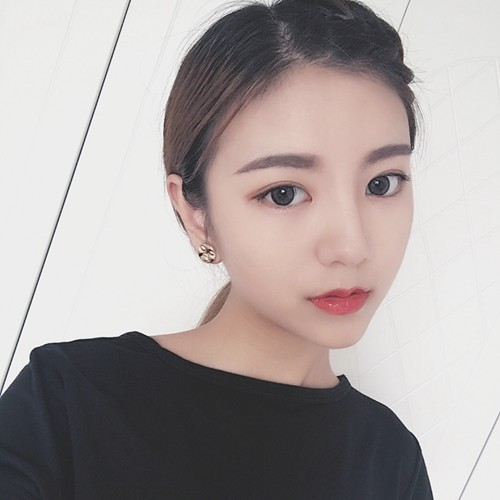
#> input picture cv/imgs/face2.jpg, 500 x 500 px
$ python lbp_facedet.py
#> lines starting #> are read from the running program, lines starting #| are printed output that depends on the picture; after the words box and inside, x2 and y2 are one past the last pixel; in counts of white or black regions, pixels touching at a corner belong together
#coding:utf-8
import cv2 as cv

# 读取原始图像
img= cv.imread('imgs/face2.jpg')
#> img is the input picture: shape (500, 500, 3); mean B, G, R 160.8, 161.7, 169.6
#face_detect = cv2.CascadeClassifier('haarcascade_frontalface_default.xml')

face_detect = cv.CascadeClassifier("lbpcascade_frontalface_improved.xml")
# 检测人脸
# 灰度处理
gray = cv.cvtColor(img, code=cv.COLOR_BGR2GRAY)
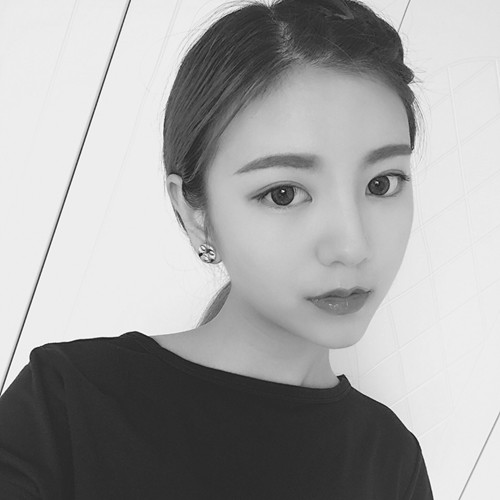
#> gray: shape (500, 500); min 19, max 255, mean 164

# 检查人脸 按照1.1倍放到 周围最小像素为5
face_zone = face_detect.detectMultiScale(gray, scaleFactor = 2, minNeighbors = 2) # maxSize = (55,55)
#> face_zone = [[250, 144, 180, 180]]
print ('识别人脸的信息：\n',face_zone)
#| 识别人脸的信息：
#|  [[250 144 180 180]]

# 绘制矩形和圆形检测人脸
for x, y, w, h in face_zone:
    # 绘制矩形人脸区域
    cv.rectangle(img, pt1 = (x, y), pt2 = (x+w, y+h), color = [0,0,255], thickness=2)
    # 绘制圆形人脸区域 radius表示半径
    cv.circle(img, center = (x + w//2, y + h//2), radius = w//2, color = [0,255,0], thickness = 2)
#> this loop made 1 pass
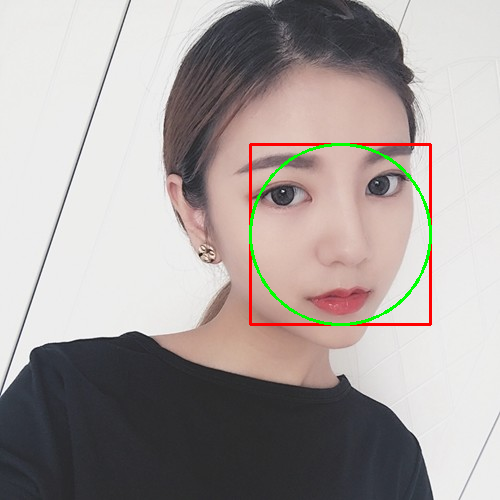
#> img: shape (500, 500, 3); 1.38% of pixels changed, all inside (x1, y1, x2, y2) = (249, 143, 432, 326)

# 设置图片可以手动调节大小
cv.namedWindow("Easmount-CSDN", 0)

# 显示图片
cv.imshow("Easmount-CSDN", img)

# 等待显示 设置任意键退出程序
cv.waitKey(0)
cv.destroyAllWindows()

$ run again, with cv/imgs/face1.jpg copied over cv/imgs/face2.jpg
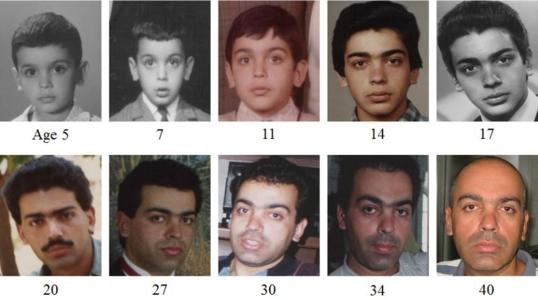
#> input picture cv/imgs/face1.jpg, 538 x 300 px
#> img is the input picture: shape (300, 538, 3); mean B, G, R 125.8, 130.6, 143
#> `gray = cv.cvtColor(img, code=cv.COLOR_BGR2GRAY)`:
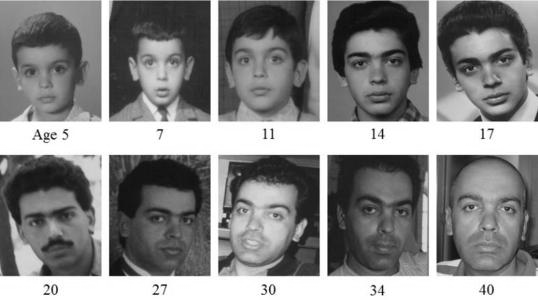
#> gray: shape (300, 538); min 0, max 255, mean 133.8
#> face_zone = [[139, 50, 45, 45], [238, 48, 45, 45], [22, 60, 45, 45]]
#| 识别人脸的信息：
#|  [[139  50  45  45]
#|  [238  48  45  45]
#|  [ 22  60  45  45]]
#> the loop `for x, y, w, h in face_zone:` made 3 passes
#> (x, y) on passes 1 to 3: (139, 50), (238, 48), (22, 60)
#> after the loop `for x, y, w, h in face_zone:`:
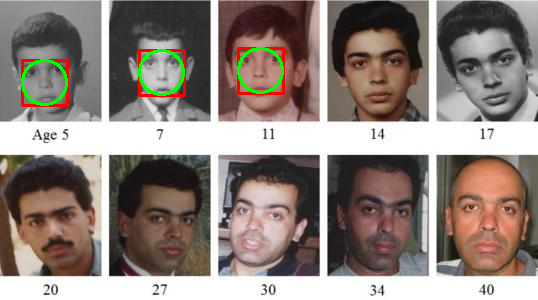
#> img: shape (300, 538, 3); 1.52% of pixels changed, all inside (x1, y1, x2, y2) = (21, 47, 285, 107)

$ run again, with cv/imgs/face3.jpg copied over cv/imgs/face2.jpg
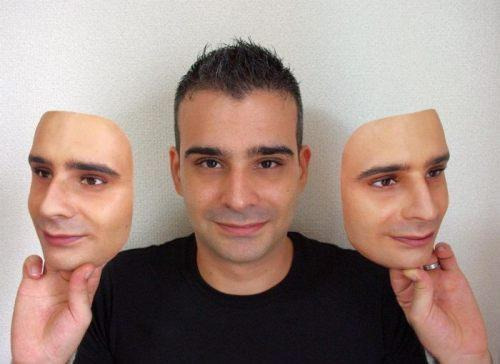
#> input picture cv/imgs/face3.jpg, 500 x 364 px
#> img is the input picture: shape (364, 500, 3); mean B, G, R 131.2, 139.5, 161.8
#> `gray = cv.cvtColor(img, code=cv.COLOR_BGR2GRAY)`:
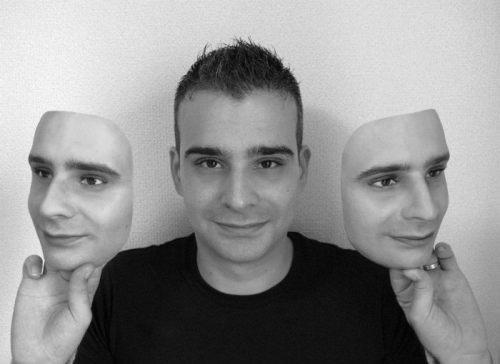
#> gray: shape (364, 500); min 0, max 254, mean 145.2
#> face_zone = [[193, 150, 90, 90], [366, 162, 90, 90]]
#| 识别人脸的信息：
#|  [[193 150  90  90]
#|  [366 162  90  90]]
#> the loop `for x, y, w, h in face_zone:` made 2 passes
#> after the loop `for x, y, w, h in face_zone:`:
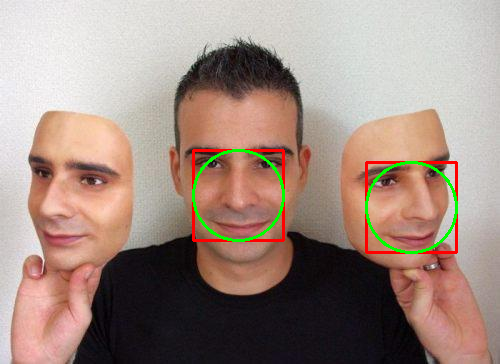
#> img: shape (364, 500, 3); 1.81% of pixels changed, all inside (x1, y1, x2, y2) = (192, 149, 458, 254)

$ run again, with cv/imgs/face4.jpg copied over cv/imgs/face2.jpg
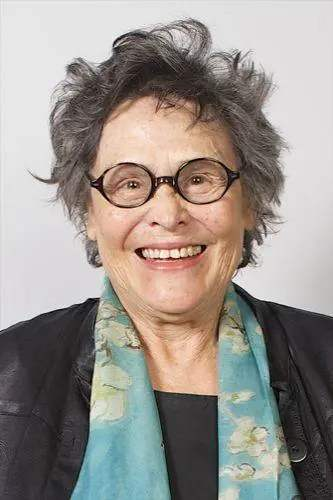
#> input picture cv/imgs/face4.jpg, 333 x 500 px
#> img is the input picture: shape (500, 333, 3); mean B, G, R 141, 146.8, 153.6
#> `gray = cv.cvtColor(img, code=cv.COLOR_BGR2GRAY)`:
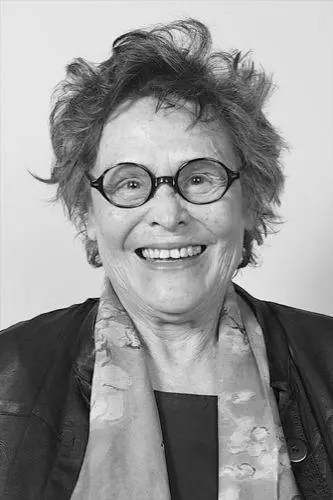
#> gray: shape (500, 333); min 0, max 255, mean 148.1
#> face_zone = ()
#| 识别人脸的信息：
#|  ()
